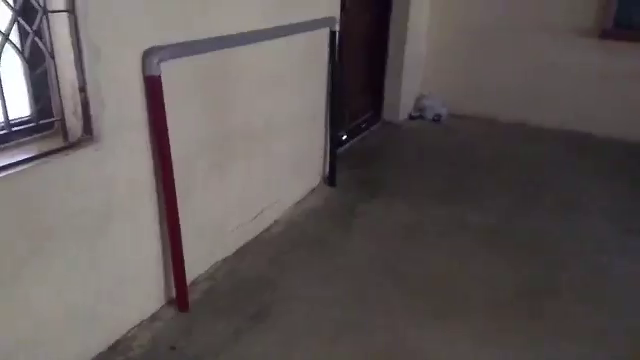
#> input picture frame 66 of opencv/motion/5.mp4, 640 x 360 px, given in place of 8.mp4, which was not available
$ python gate_3.py
#> lines starting #> are read from the running program, lines starting #| are printed output that depends on the picture; after the words box and inside, x2 and y2 are one past the last pixel; in counts of white or black regions, pixels touching at a corner belong together; pictures that were not available may be replaced by others from this repository, and a replacement may not be noted
#> further down, frame is the input picture: shape (360, 640, 3); mean B, G, R 86.9, 87.5, 94.6
### opencv/Python_Code/gen_bg_sub.py
import cv2
import numpy as np

def avg_kern(img, ksize):

#> called with ksize = (2, 2)
	h = img.shape[0]
#> h = 200
	w = img.shape[1]
#> w = 200

	dest = np.zeros((h-ksize[0], w-ksize[1], 3), dtype = int)
	karea = ksize[0] * ksize[1]
	print(ksize)
	i, j = 0, 0
	for i in range(w-ksize[0]):
		for j in range(h-ksize[1]):
			# print(i, j)

			for x in range(i, i+ksize[0]):
				for y in range(j, j+ksize[1]):

					dest[i][j][0] += img[x][y][0]
					dest[i][j][1] += img[x][y][1]
					dest[i][j][2] += img[x][y][2]

					y += 1
				x += 1

			j += ksize[0]
		i += ksize[1]
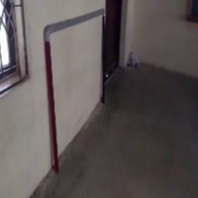
#> dest: shape (198, 198, 3) int64; mean B, G, R 348, 350.3, 379; drawn with min black and max white
#> after the loop, j = 199; x = 199; y = 199

	dest = np.array(dest).astype(np.uint8)

	return dest


# [13 lines that do not run on import are left out]

### opencv/Python_Code/gate_3.py
import cv2
import numpy as np
from gen_bg_sub import avg_kern

# [10 lines of commented-out code are left out]

cap = cv2.VideoCapture("/home/sub0811/Documents/Gate_Video/100GOPRO/m4v/8.mp4")

ret, frame = cap.read()
# cv2.imshow("frame", frame)
while(ret):

	frame = cv2.resize(frame, (200, 200))
	cv2.imshow("frame", frame)
	avg = avg_kern(frame, (2, 2))
	cv2.imshow("avg", avg)

	thresh = cv2.adaptiveThreshold(cv2.cvtColor(avg, cv2.COLOR_BGR2GRAY), 255, cv2.ADAPTIVE_THRESH_GAUSSIAN_C, cv2.THRESH_BINARY, 111, 1)
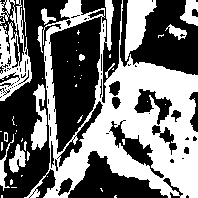
#> thresh: shape (198, 198); 45.5% white; 53 white regions (38 under 20 px), largest, box (x1, y1, x2, y2) and area: (24, 0, 198, 198) 13183, (0, 0, 32, 101) 1588, (125, 0, 157, 61) 1058
	cv2.imshow("thresh", thresh)
	ret, frame = cap.read()
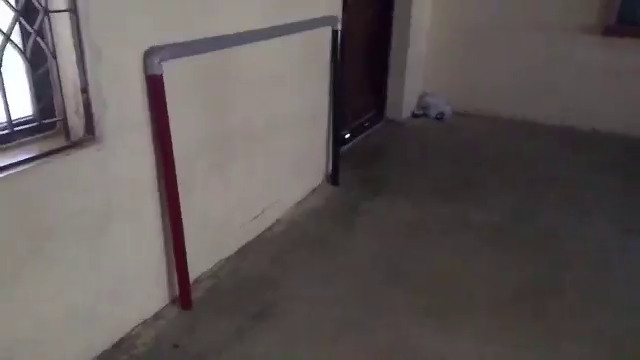
#> input picture frame 67 of opencv/motion/5.mp4, 640 x 360 px, given in place of 8.mp4, which was not available
#> frame is the input picture: shape (360, 640, 3); mean B, G, R 86.8, 87.4, 94.5
	ret, frame = cap.read()
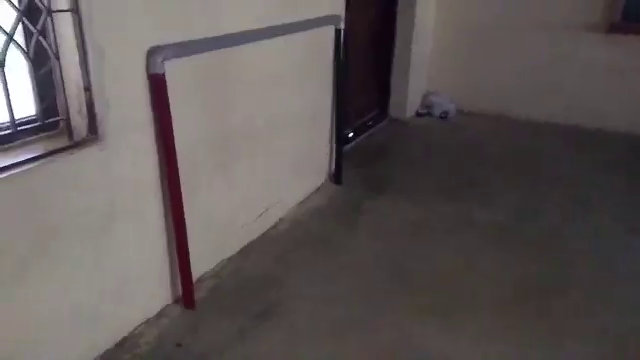
#> input picture frame 68 of opencv/motion/5.mp4, 640 x 360 px, given in place of 8.mp4, which was not available
#> frame is the input picture: shape (360, 640, 3); mean B, G, R 87.3, 87.6, 94.9
	ret, frame = cap.read()
	ret, frame = cap.read()
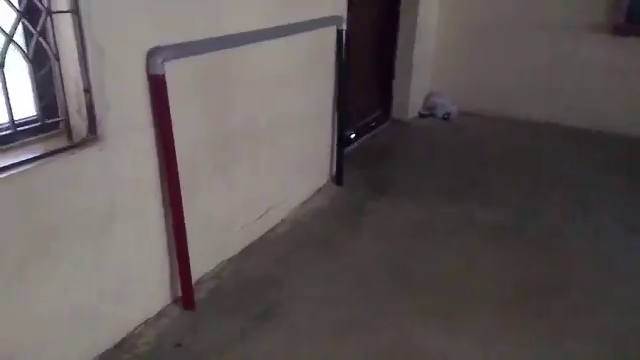
#> input picture frame 70 of opencv/motion/5.mp4, 640 x 360 px, given in place of 8.mp4, which was not available
#> frame is the input picture: shape (360, 640, 3); mean B, G, R 87.5, 87.9, 95.2
	ret, frame = cap.read()
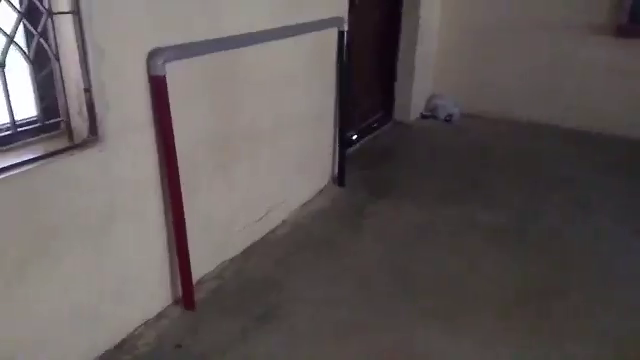
#> input picture frame 71 of opencv/motion/5.mp4, 640 x 360 px, given in place of 8.mp4, which was not available
#> frame is the input picture: shape (360, 640, 3); mean B, G, R 87.8, 88.2, 95.5
	ret, frame = cap.read()
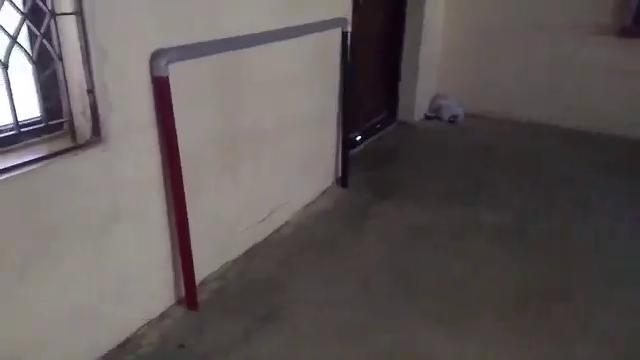
#> input picture frame 72 of opencv/motion/5.mp4, 640 x 360 px, given in place of 8.mp4, which was not available
#> frame is the input picture: shape (360, 640, 3); mean B, G, R 88.4, 88.7, 96
	cv2.waitKey(1)

cv2.waitKey()

$ run again, starting later in the video
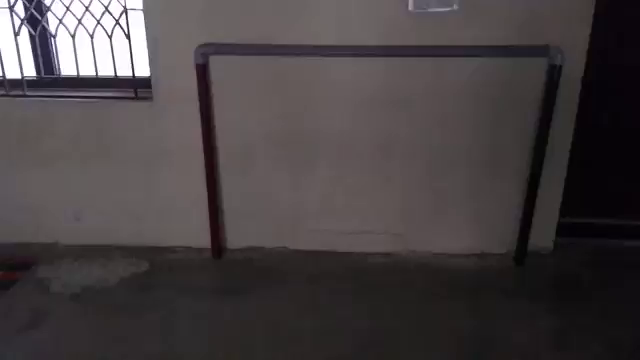
#> input picture frame 300 of opencv/motion/5.mp4, 640 x 360 px, given in place of 8.mp4, which was not available
#> frame is the input picture: shape (360, 640, 3); mean B, G, R 66.3, 64.7, 70.8
#> frame: shape (200, 200, 3)
#> after the loop in avg_kern, `for i in range(w-ksize[0]):`:
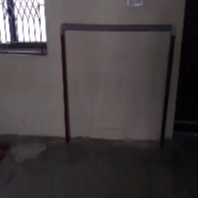
#> dest: shape (198, 198, 3) int64; mean B, G, R 267.1, 260.9, 285.3; drawn with min black and max white
#> after the loop in avg_kern, `for i in range(w-ksize[0]):`: j = 199
#> thresh: shape (198, 198); 48.7% white; 49 white regions (37 under 20 px), largest, box (x1, y1, x2, y2) and area: (0, 0, 186, 198) 14555, (68, 32, 125, 127) 2556, (86, 0, 126, 24) 734
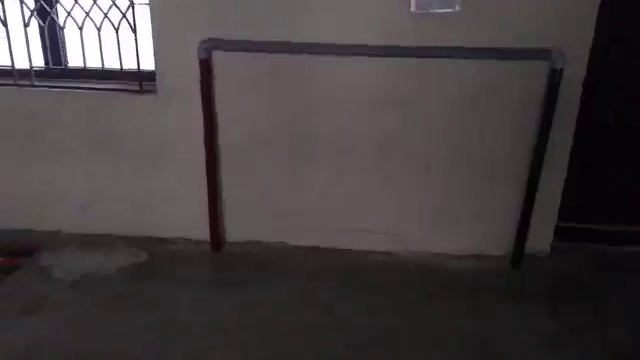
#> input picture frame 306 of opencv/motion/5.mp4, 640 x 360 px, given in place of 8.mp4, which was not available
#> frame is the input picture: shape (360, 640, 3); mean B, G, R 64.4, 63, 68.9

$ run again, starting later in the video
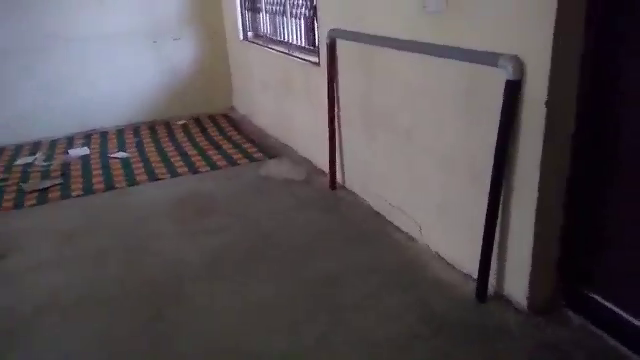
#> input picture frame 534 of opencv/motion/5.mp4, 640 x 360 px, given in place of 8.mp4, which was not available
#> frame is the input picture: shape (360, 640, 3); mean B, G, R 83.6, 79.9, 85.9
#> frame: shape (200, 200, 3)
#> after the loop in avg_kern, `for i in range(w-ksize[0]):`:
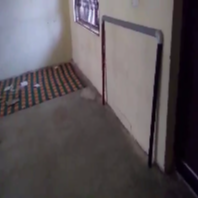
#> dest: shape (198, 198, 3) int64; mean B, G, R 336.5, 321.9, 346.1; drawn with min black and max white
#> after the loop in avg_kern, `for i in range(w-ksize[0]):`: j = 199
#> thresh: shape (198, 198); 47.8% white; 30 white regions (16 under 20 px), largest, box (x1, y1, x2, y2) and area: (0, 0, 198, 198) 15157, (14, 0, 58, 58) 1867, (40, 62, 88, 114) 1130
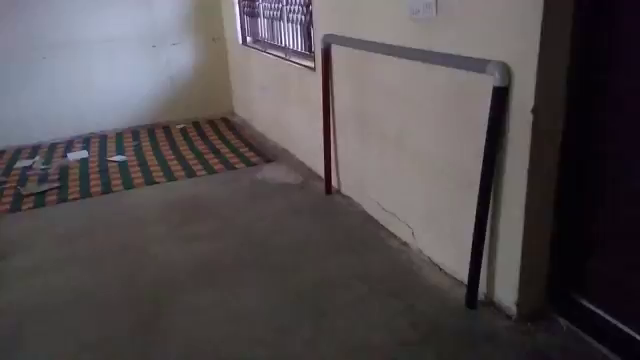
#> input picture frame 540 of opencv/motion/5.mp4, 640 x 360 px, given in place of 8.mp4, which was not available
#> frame is the input picture: shape (360, 640, 3); mean B, G, R 80.2, 77.8, 83.4
